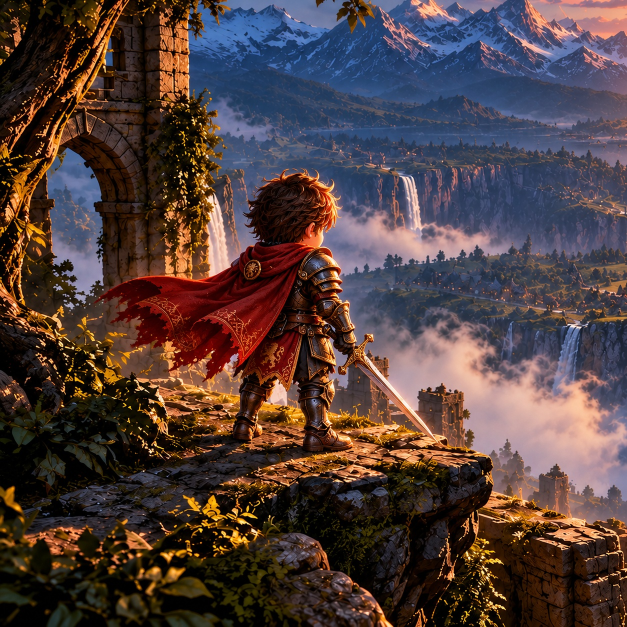
#> input picture tools/chibi/src/menu_warrior_edit.jpg, 1254 x 1254 px (shown at 1/2 size); its folder holds only this picture in this run
$ python flipbook.py ../chibi/src/menu_warrior_edit.jpg out.png
#> lines starting #> are read from the running program, lines starting #| are printed output that depends on the picture; after the words box and inside, x2 and y2 are one past the last pixel; in counts of white or black regions, pixels touching at a corner belong together
#!/usr/bin/env python3
"""Turns an effect into a frame sheet for the room's flip piece (Fx3D.flip / pieces.ts `flip`) — DFO, 18 Oct (David 20:51:
"a free hand in GPT and PixVerse").

    python3 tools/fx/flipbook.py SRC OUT.webp [--frames 16] [--start 0] [--end 0] [--size 384] [--cols 0]
                                 [--key black|green|magenta|alpha] [--crop auto|none] [--pad 12] [--quality 92]

SRC: a video (a PixVerse effect: mp4 / webm / mov / gif), a folder of frames (png / jpg / webp, in name order), or one
picture (a GPT sheet already laid out: then it is only re-keyed and saved).
--frames  how many frames to keep, spread evenly over [start, end] (s; end 0 = the clip's end).
--size    each frame's longer side in px (the sheet = cols x rows frames; keep it under 4096 px a side).
--key     black (default): the effect painted on black — kept as it is (the flip piece turns its brightness into its
          cover in the shader: `key: 'black'`); green / magenta: a flat screen keyed out to alpha (`key: 'alpha'`);
          alpha: the picture's own alpha kept (GPT 'transparent background' pictures).
--crop    auto (default): cut every frame to the box the effect fills over the whole clip (plus --pad px).
Writes OUT (WebP, alpha kept) and OUT.json: { frame: [w, h], grid: [cols, rows], frames, fps } — pass `frame` and `fps`
to flip(). Needs numpy, Pillow and ffmpeg.
"""
import argparse
import glob
import json
import math
import os
import shutil
import subprocess
import sys
import tempfile

import numpy as np
from PIL import Image

ap = argparse.ArgumentParser()
ap.add_argument('src'); ap.add_argument('out')
ap.add_argument('--frames', type=int, default=16)
ap.add_argument('--start', type=float, default=0.0); ap.add_argument('--end', type=float, default=0.0)
ap.add_argument('--size', type=int, default=384); ap.add_argument('--cols', type=int, default=0)
ap.add_argument('--key', choices=['black', 'green', 'magenta', 'alpha'], default='black')
ap.add_argument('--crop', choices=['auto', 'none'], default='auto'); ap.add_argument('--pad', type=int, default=12)
ap.add_argument('--quality', type=int, default=92)
o = ap.parse_args()

VID = ('.mp4', '.webm', '.mov', '.gif', '.mkv', '.avi')
tmp = None
if os.path.isdir(o.src):
    paths = sorted(p for p in glob.glob(os.path.join(o.src, '*')) if p.lower().endswith(('.png', '.jpg', '.jpeg', '.webp')))
    fps = 24.0
elif o.src.lower().endswith(VID):
    tmp = tempfile.mkdtemp(prefix='flip_')
    probe = subprocess.run(['ffprobe', '-v', 'error', '-select_streams', 'v:0', '-show_entries', 'stream=r_frame_rate:format=duration',
                            '-of', 'json', o.src], capture_output=True, text=True)
    info = json.loads(probe.stdout or '{}')
    dur = float(info.get('format', {}).get('duration', 0) or 0)
    end = o.end if o.end > 0 else dur
    span = max(0.05, end - o.start)
    rate = o.frames / span  # frames a second to sample so that exactly --frames land in [start, end]
    subprocess.run(['ffmpeg', '-v', 'error', '-y', '-ss', str(o.start), '-t', str(span), '-i', o.src, '-vf', f'fps={rate:.5f}',
                    os.path.join(tmp, 'f%04d.png')], check=True)
    paths = sorted(glob.glob(os.path.join(tmp, 'f*.png')))
    fps = rate
else:
    paths = [o.src]
    fps = 24.0
if not paths:
    sys.exit('no frames in ' + o.src)
if len(paths) > o.frames and os.path.isdir(o.src):
    paths = [paths[round(i * (len(paths) - 1) / (o.frames - 1))] for i in range(o.frames)]


def keyed(p):
#> called with p = '../chibi/src/menu_warrior_edit.jpg'
    im = Image.open(p).convert('RGBA')
    a = np.asarray(im).astype(np.float32) / 255.0
    rgb, al = a[..., :3], a[..., 3]
#> al: shape (1254, 1254) float32; every value is 1
    if o.key == 'green' or o.key == 'magenta':
        if o.key == 'green':
            lean = rgb[..., 1] - np.maximum(rgb[..., 0], rgb[..., 2])
        else:
            lean = np.minimum(rgb[..., 0], rgb[..., 2]) - rgb[..., 1]
        al = np.clip(1.0 - (lean - 0.06) / 0.22, 0.0, 1.0)
        if o.key == 'green':  # the screen's cast pulled out of what stays
            rgb[..., 1] = np.minimum(rgb[..., 1], np.maximum(rgb[..., 0], rgb[..., 2]) * 1.05)
        else:
            spill = np.clip(np.minimum(rgb[..., 0], rgb[..., 2]) - rgb[..., 1] * 1.05, 0.0, None)
            rgb[..., 0] -= spill; rgb[..., 2] -= spill
    elif o.key == 'black':
        al = np.ones_like(al)  # (kept as painted: the flip piece reads its brightness as its cover)
    return np.dstack([rgb, al])


frames = [keyed(p) for p in paths]
#> frames = 1 item
# the box the effect fills over the whole clip
if o.crop == 'auto':
    cover = np.zeros(frames[0].shape[:2], dtype=bool)
    for f in frames:
        cover |= (f[..., 3] > 0.02) & (f[..., :3].max(axis=2) > (0.035 if o.key == 'black' else -1))
#> this loop made 1 pass
#> pass 1, `cover |= (f[..., 3] > 0.02) & (f[..., :3].max(axis=2) > (0.035 if o.ke..`:
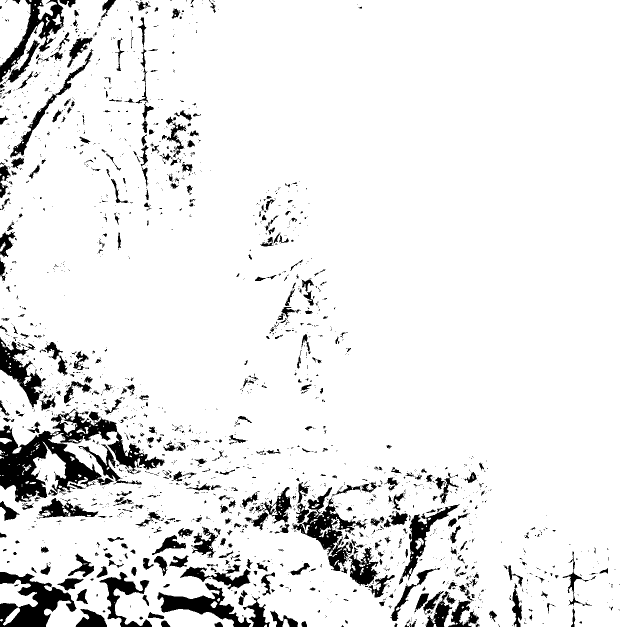
#> cover: shape (1254, 1254) bool (shown at 1/2 size); 91.5% white; 2155 black regions (1703 under 20 px), largest, box (x1, y1, x2, y2) and area: (0, 817, 330, 1005) 20432, (0, 1144, 153, 1254) 7984, (585, 996, 732, 1142) 5852
    ys, xs = np.nonzero(cover)
    if len(xs):
        x0, x1 = max(0, xs.min() - o.pad), min(cover.shape[1], xs.max() + 1 + o.pad)
#> x0 = 0; x1 = 1254
        y0, y1 = max(0, ys.min() - o.pad), min(cover.shape[0], ys.max() + 1 + o.pad)
#> y0 = 0; y1 = 1254
        frames = [f[y0:y1, x0:x1] for f in frames]
h0, w0 = frames[0].shape[:2]
#> h0 = 1254; w0 = 1254
k = o.size / max(w0, h0)
#> k = 0.306
fw, fh = max(1, round(w0 * k)), max(1, round(h0 * k))
#> fw = 384; fh = 384
n = len(frames)
#> n = 1
cols = o.cols or math.ceil(math.sqrt(n * fh / fw))
#> cols = 1
rows = math.ceil(n / cols)
#> rows = 1
if cols * fw > 4096 or rows * fh > 4096:
    print(f'warning: the sheet is {cols * fw} x {rows * fh} px — over 4096 a side; lower --size or --frames', file=sys.stderr)
sheet = Image.new('RGBA', (cols * fw, rows * fh), (0, 0, 0, 0 if o.key != 'black' else 255))
for i, f in enumerate(frames):
    im = Image.fromarray((np.clip(f, 0, 1) * 255).astype(np.uint8), 'RGBA').resize((fw, fh), Image.LANCZOS)
    sheet.paste(im, ((i % cols) * fw, (i // cols) * fh))
#> this loop made 1 pass
#> pass 1, `im = Image.fromarray((np.clip(f, 0, 1) * 255).astype(np.uint8), 'RGBA'..`:
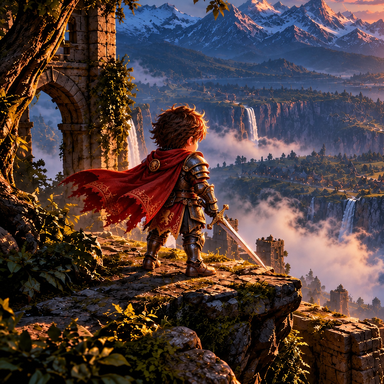
#> im: PIL image 384x384 RGBA; mean R, G, B, A 80.6, 62.8, 61, 255
os.makedirs(os.path.dirname(os.path.abspath(o.out)), exist_ok=True)
if o.key == 'black':
    sheet = sheet.convert('RGB')
#> sheet: PIL image 384x384 RGB
sheet.save(o.out, 'WEBP', quality=o.quality, method=6)
meta = {'frame': [fw, fh], 'grid': [cols, rows], 'frames': n, 'fps': round(fps, 2), 'key': 'black' if o.key == 'black' else 'alpha'}
#> meta = {'frame': [384, 384], 'grid': [1, 1], 'frames': 1, 'fps': 24, 'key': 'black'}
json.dump(meta, open(o.out + '.json', 'w'))
print(o.out, f'{cols * fw}x{rows * fh}', meta)
#| out.png 384x384 {'frame': [384, 384], 'grid': [1, 1], 'frames': 1, 'fps': 24.0, 'key': 'black'}
if tmp:
    shutil.rmtree(tmp, ignore_errors=True)

$ run again, on tools/chibi/src/warrior_parts.png
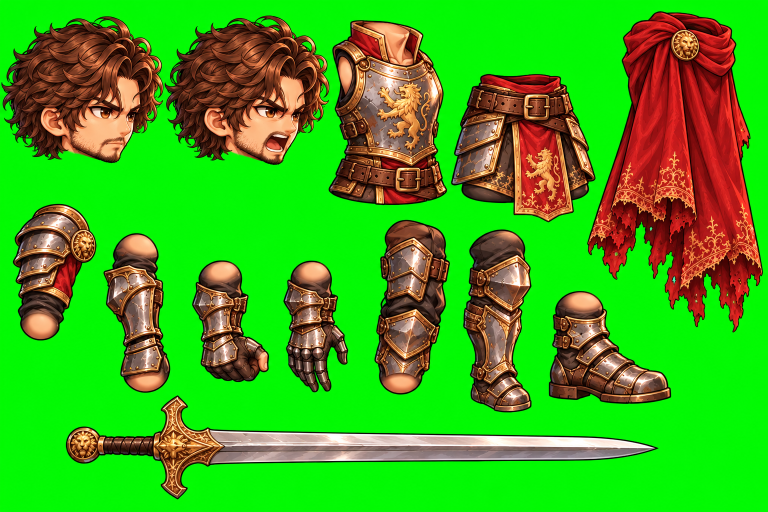
#> input picture tools/chibi/src/warrior_parts.png, 1536 x 1024 px (shown at 1/2 size)
#> al: shape (1024, 1536) float32; every value is 1
#> frames = 1 item
#> the loop `for f in frames:` made 1 pass
#> pass 1, `cover |= (f[..., 3] > 0.02) & (f[..., :3].max(axis=2) > (0.035 if o.ke..`:
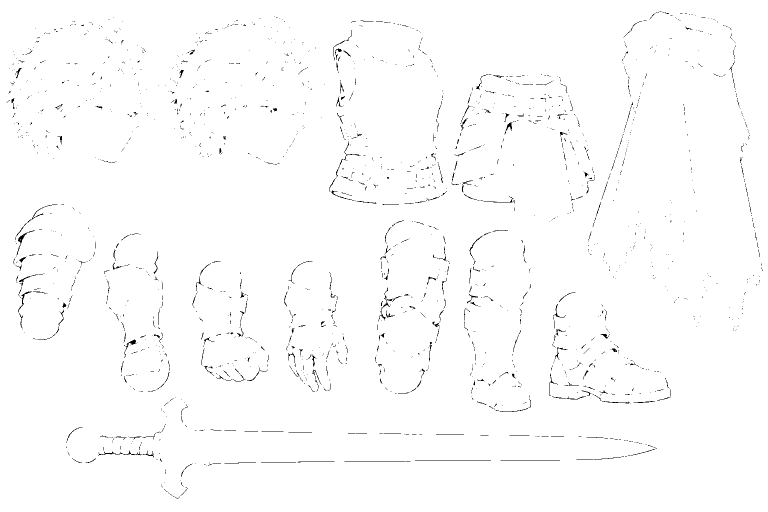
#> cover: shape (1024, 1536) bool (shown at 1/2 size); 99% white; black in thin lines or dots
#> x0 = 0; x1 = 1536
#> y0 = 0; y1 = 1024
#> n = 1
#> the loop `for i, f in enumerate(frames):` made 1 pass
#> pass 1, `im = Image.fromarray((np.clip(f, 0, 1) * 255).astype(np.uint8), 'RGBA'..`:
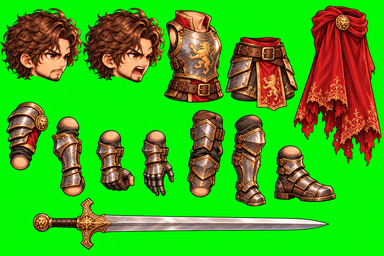
#> im: PIL image 384x256 RGBA; mean R, G, B, A 61.4, 171.7, 25, 255
#> meta = {'frame': [384, 256], 'grid': [1, 1], 'frames': 1, 'fps': 24, 'key': 'black'}
#| out.png 384x256 {'frame': [384, 256], 'grid': [1, 1], 'frames': 1, 'fps': 24.0, 'key': 'black'}
